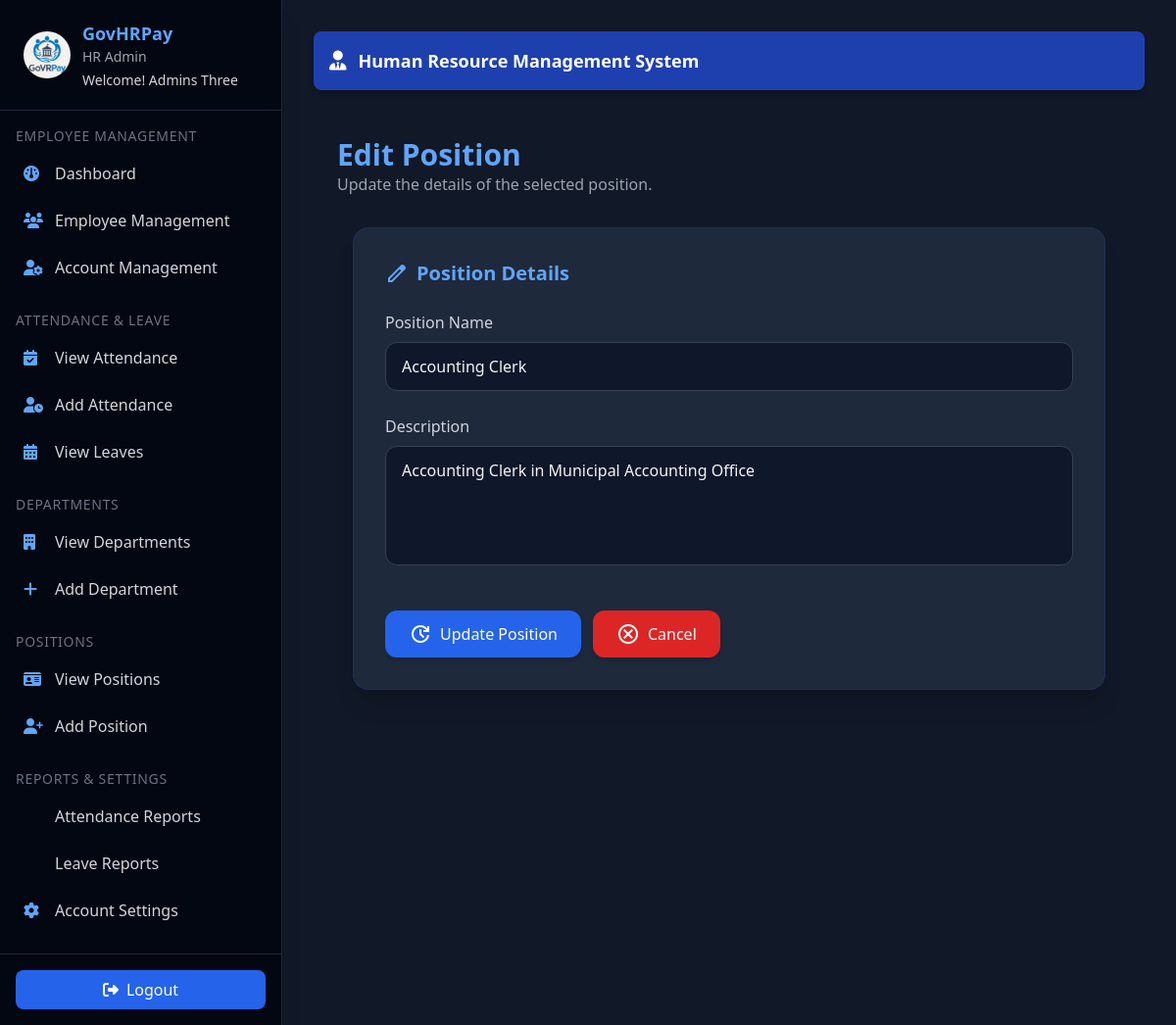
The page /hr/admin/position/23/edit (signed in) on the database its author committed.
### hr_system/hr/models/user.py (models this page shows, shortened)
class User(UserMixin, db.Model):
    id = db.Column(db.Integer, primary_key=True)
    email = db.Column(db.String(150), unique=True, nullable=False)
    password = db.Column(db.String(150), nullable=False)
    first_name = db.Column(db.String(100), nullable=False)
    last_name = db.Column(db.String(100), nullable=False)
    role = db.Column(db.String(50), nullable=False, default="employee")
    department_id = db.Column(
        db.Integer, db.ForeignKey('department.id', name='fk_user_department_id')
    )
    position = db.Column(db.String(100))
    active = db.Column(db.Boolean, default=True)
    created_at = db.Column(db.DateTime, default=datetime.utcnow)
    last_login = db.Column(db.DateTime)
    managed_department = db.relationship(
        "Department",
        back_populates="head",
        uselist=False,
        foreign_keys="[Department.head_id]"
    )
    employee_profile = db.relationship(
        "Employee",
        back_populates="user",
        uselist=False
    )
    approved_leaves = db.relationship(
        "Leave",
        back_populates="approver",
        lazy=True,
        foreign_keys="[Leave.approved_by]"
    )
    department = db.relationship(
        "Department",
        backref="users",
        foreign_keys=[department_id]
    )
    def get_full_name(self):
        return f"{self.first_name} {self.last_name}"

### hr_system/hr/models/hr_models.py (models this page shows, shortened)
class Position(db.Model):
    __tablename__ = "position"
    id = db.Column(db.Integer, primary_key=True)
    name = db.Column(db.String(100), unique=True, nullable=False)
    description = db.Column(db.Text)
    department_id = db.Column(db.Integer, db.ForeignKey("department.id", name="fk_position_department_id"))
    department = db.relationship("Department", back_populates="positions", foreign_keys=[department_id])
    employees = db.relationship("Employee", back_populates="position", lazy=True)

### hr_system/hr/routes/hr_admin_routes.py (the view, shortened to what this page needs)
@hr_admin_bp.route("/position/<int:position_id>/edit", methods=["GET", "POST"])
@login_required
@admin_required
def edit_position(position_id):
    position = Position.query.get_or_404(position_id)
    departments = Department.query.all()
    return render_template(
        "hr/admin/edit_position.html",
        position=position,
        departments=departments
    )

### hr_system/hr/__init__.py (called while the page is built)
@login_manager.user_loader
def load_user(user_id):
    return User.query.get(int(user_id))

### hr_system/hr/utils.py (called while the page is built)
def admin_required(f):
    @wraps(f)
    def decorated_function(*args, **kwargs):
        if not current_user.is_authenticated or current_user.role != 'admin':
            return jsonify({'error': 'Admin access required'}), 403
        return f(*args, **kwargs)
    return decorated_function

### templates/hr/admin/edit_position.html (shortened to what this page needs)
{% extends 'hr/admin/admin_base.html' %}
{% block content %}
<main class="p-6 text-gray-100">
  <header class="mb-8">
    <h1 class="text-3xl font-bold text-blue-400">Edit Position</h1>
    <p class="text-gray-400">Update the details of the selected position.</p>
  </header>
  <div class="bg-[#1e293b] border border-blue-900/40 rounded-2xl shadow-xl p-8 w-full max-w-3xl mx-auto">
    <h2 class="text-xl font-semibold text-blue-400 mb-6 flex items-center gap-2">
      <span class="material-symbols-outlined text-blue-400">edit</span>
      Position Details
    </h2>
    <form
      id="editPositionForm"
      method="POST"
      action="{{ url_for('hr_admin.edit_position', position_id=position.id) }}"
      class="space-y-6"
    >
      <div>
        <label class="block text-gray-300 font-medium mb-2">Position Name</label>
        <input
          type="text"
          name="name"
          value="{{ position.name }}"
          placeholder="Enter position name"
          required
          class="w-full px-4 py-3 bg-[#0f172a] border border-gray-700 rounded-xl text-gray-100 focus:outline-none focus:ring-2 focus:ring-blue-500 transition"
        />
      </div>
      <div>
        <label class="block text-gray-300 font-medium mb-2">Description</label>
        <textarea
          name="description"
          rows="4"
          placeholder="Enter position description"
          class="w-full px-4 py-3 bg-[#0f172a] border border-gray-700 rounded-xl text-gray-100 focus:outline-none focus:ring-2 focus:ring-blue-500 transition resize-none"
        >{{ position.description }}</textarea>
      </div>
      <div class="pt-4 flex flex-wrap gap-3">
        <button
          type="submit"
          class="flex items-center gap-2 bg-blue-600 hover:bg-blue-700 text-white font-medium px-6 py-3 rounded-xl shadow-md hover:shadow-blue-500/30 transition"
        >
          <span class="material-symbols-outlined">update</span>
          Update Position
        </button>
        <a
          href="{{ url_for('hr_admin.view_positions') }}"
          class="flex items-center gap-2 bg-red-600 hover:bg-red-700 text-white font-medium px-6 py-3 rounded-xl shadow-md transition"
        >
          <span class="material-symbols-outlined">cancel</span>
          Cancel
        </a>
      </div>
    </form>
  </div>
</main>
{% endblock %}

### templates/hr/admin/admin_base.html (shortened to what this page needs)
<!DOCTYPE html>
<html lang="en">
  <head>
    <link
      rel="stylesheet"
      href="https://cdnjs.cloudflare.com/ajax/libs/font-awesome/6.5.1/css/all.min.css"
    />
    <script src="https://cdn.tailwindcss.com"></script>
  </head>
  <body class="bg-gray-900 text-gray-100 flex flex-col md:flex-row min-h-screen font-sans">
    <aside
      id="sidebar"
      class="bg-gray-950 text-white w-64 sm:w-72 flex-shrink-0 fixed md:static inset-y-0 left-0 transform -translate-x-full md:translate-x-0 transition-transform duration-300 z-30 flex flex-col justify-between border-r border-gray-800 shadow-xl"
    >
      <div class="overflow-y-auto flex-grow">
        <div class="flex items-center gap-3 px-6 py-5 border-b border-gray-800 sticky top-0 bg-gray-950 z-10">
          <img
            src="{{ url_for('hr_admin.static', filename='img/logo2.avif') }}"
            alt="Logo"
            class="w-12 h-12 rounded-full object-cover"
          />
          <div>
            <h2 class="text-lg font-semibold text-blue-400">GovHRPay</h2>
            <p class="text-sm text-gray-400">HR Admin</p>
            <p class="text-sm text-gray-300 mt-1">
              Welcome! <span class="font-medium">{{ current_user.get_full_name() }}</span>
            </p>
          </div>
        </div>
        <nav class="mt-4 px-4 text-gray-300">
          {% for section, links in {
            "Employee Management": [
              ("fa-gauge", "Dashboard", "hr_admin.hr_dashboard"),
              ("fa-users", "Employee Management", "hr_admin.view_employees"),
              ("fa-user-gear", "Account Management", "hr_admin.view_users")
            ],
            "Attendance & Leave": [
              ("fa-calendar-check", "View Attendance", "hr_admin.attendance"),
              ("fa-user-clock", "Add Attendance", "hr_admin.add_attendance"),
              ("fa-calendar-days", "View Leaves", "hr_admin.view_leaves")
            ],
            "Departments": [
              ("fa-building", "View Departments", "hr_admin.view_departments"),
              ("fa-plus", "Add Department", "hr_admin.add_department")
            ],
            "Positions": [
              ("fa-id-card", "View Positions", "hr_admin.view_positions"),
              ("fa-user-plus", "Add Position", "hr_admin.add_position")
            ],
            "Reports & Settings": [
              ("fa-file-chart-column", "Attendance Reports", "hr_admin.attendance_report"),
              ("fa-file-chart-line", "Leave Reports", "hr_admin.leave_report"),
              ("fa-gear", "Account Settings", "hr_admin.profile")
            ]
          }.items() %}
          <div class="mb-6">
            <h3 class="text-sm uppercase tracking-wider text-gray-500 mb-2">{{ section }}</h3>
            <ul class="space-y-2">
              {% for icon, text, url in links %}
              <li>
                <a href="{{ url_for(url) }}" class="flex items-center gap-3 p-2 rounded-lg hover:bg-blue-700/40 transition">
                  <i class="fa-solid {{ icon }} text-blue-400 w-5"></i> {{ text }}
                </a>
              </li>
              {% endfor %}
            </ul>
          </div>
        </nav>
      </div>
      <div class="p-4 border-t border-gray-800">
        <button
          id="logoutBtn"
          class="flex items-center gap-2 w-full justify-center py-2 rounded-lg bg-blue-600 hover:bg-blue-700 transition"
        >
          <i class="fa-solid fa-right-from-bracket"></i> Logout
        </button>
      </div>
    </aside>
    <main class="flex-1 p-4 sm:p-6 md:p-8 overflow-y-auto bg-gray-900">
      <div class="bg-blue-800 text-white rounded-lg p-4 mb-6 flex flex-wrap gap-3 items-center justify-between shadow-md sticky top-0 z-10 hidden md:flex">
        <div class="flex items-center gap-3">
          <i class="fa-solid fa-user-tie text-xl"></i>
          <h1 class="text-lg font-semibold">Human Resource Management System</h1>
        </div>
      </div>
      {% block content %}{% endblock %}
    </main>
  </body>
</html>

### rows shown on the page
User: get_full_name "Admins Three"
Position: name "Accounting Clerk", description "Accounting Clerk in Municipal Accounting Office"

### other values the page prints
{{ section }} "EMPLOYEE MANAGEMENT" "ATTENDANCE & LEAVE" "DEPARTMENTS" "POSITIONS" "REPORTS & SETTINGS"
{{ text }} "Dashboard" "Employee Management" "Account Management" "View Attendance" "Add Attendance" "View Leaves" "View Departments" "Add Department" "View Positions" "Add Position" "Attendance Reports" "Leave Reports" "Account Settings"
